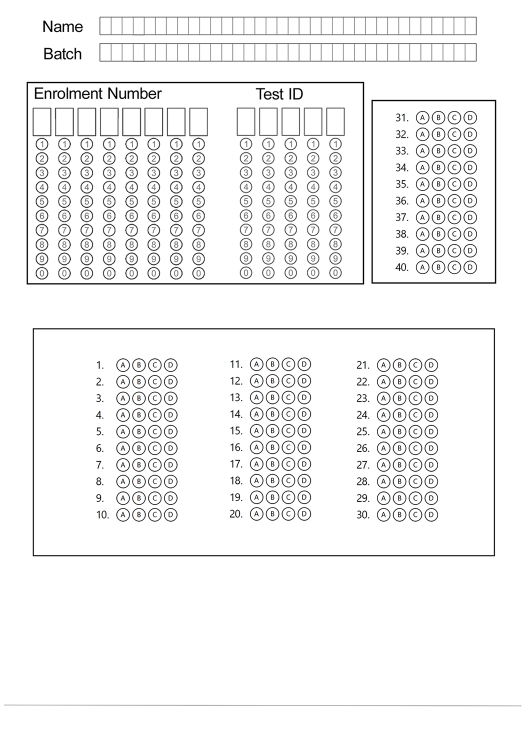
#> input picture scannerPython/OMR_sheet_blank.jpg, 1050 x 1485 px (shown at 1/2 size); its folder holds only this picture in this run
$ python -i main.py   (imports and definitions only)
#> lines starting #> are read from the running program, lines starting #| are printed output that depends on the picture; after the words box and inside, x2 and y2 are one past the last pixel; in counts of white or black regions, pixels touching at a corner belong together; pictures that were not available may be replaced by others from this repository, and a replacement may not be noted
### app/src/main/python/utilities.py
import cv2
import numpy as np


def rectContours(contours):
    rectCont = []
    for i in contours:
        area = cv2.contourArea(i)
        # print("Area", area)

        if 800 < area < 640000:
            peri = cv2.arcLength(i, True)
            approx = cv2.approxPolyDP(i, 0.02 * peri, True)
            if len(approx == 4):
                rectCont.append(i)
    rectCont = sorted(rectCont, key=cv2.contourArea, reverse=True)
    return rectCont


def contourPoints(contour):
    peri = cv2.arcLength(contour, True)
    approx = cv2.approxPolyDP(contour, 0.02 * peri, True)
    return approx


# [59 lines left out: functions reorder, wrapping, splitAnswer, splitEnrollment, splitTest, not called in this run]

### app/src/main/python/main.py
import cv2
import numpy as np
import base64
import utilities
import os
import io
import PIL.Image as Image

def startScanning(data):
    path ="/storage/emulated/0/Android/data/com.Project.OMRReader/files/Pictures/omrfilled" + str(data%2+1) + ".jpg"
    width = 800
    height = 950
    questions = 5
    choices = 4

    print(path)
#> (printed output is left out)
    # [12 lines of commented-out code are left out]

    img = cv2.imread(path)
#> img is the input picture: shape (1485, 1050, 3); mean B, G, R 243.2, 243.2, 243.2
    print(type(img),img.shape)
#| <class 'numpy.ndarray'> (1485, 1050, 3)
    #print(img.shape)
    imgResized = cv2.resize(img, (width, height))
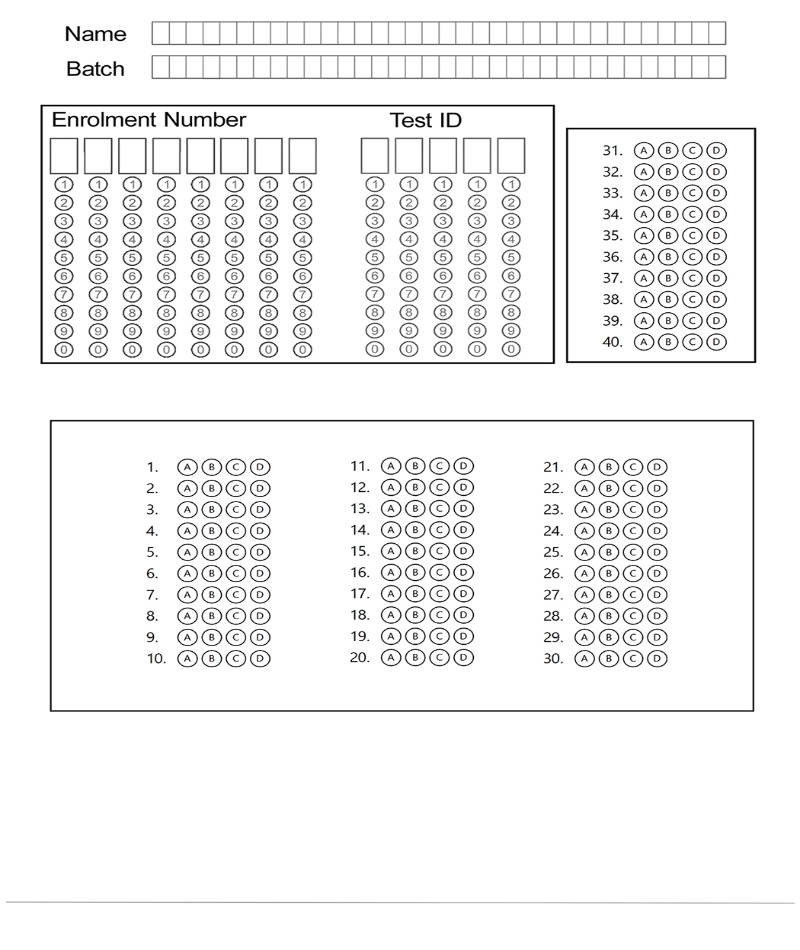
#> imgResized: shape (950, 800, 3); mean B, G, R 243.1, 243.1, 243.1

    imgContours = cv2.resize(img, (width, height)).copy()
    # imgAnswerContours = cv2.resize(img, (width, height)).copy()
    imgGray = cv2.cvtColor(img, cv2.COLOR_BGR2GRAY)
    imgBlur = cv2.GaussianBlur(imgGray, (5, 5), 1)

    # [6 lines of commented-out code are left out]
    imgCanny = cv2.Canny(imgBlur, 10, 50)
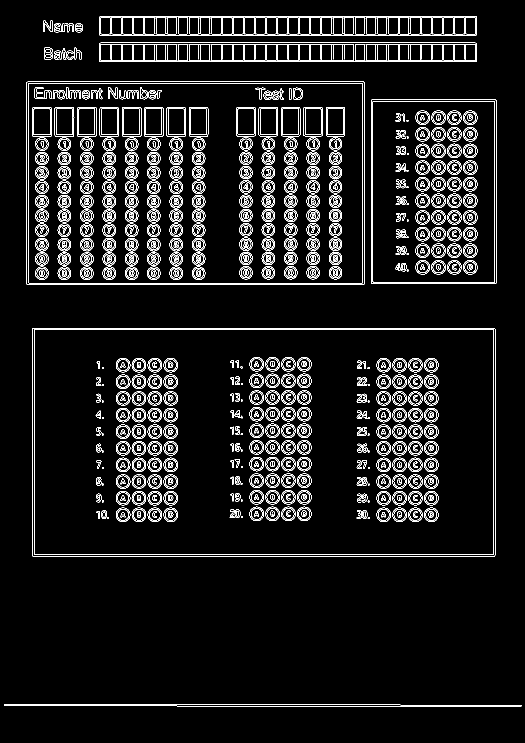
#> imgCanny: shape (1485, 1050) (shown at 1/2 size); 6.6% white in thin lines or dots
    imgCanny2 = cv2.resize(imgCanny, (width, height))
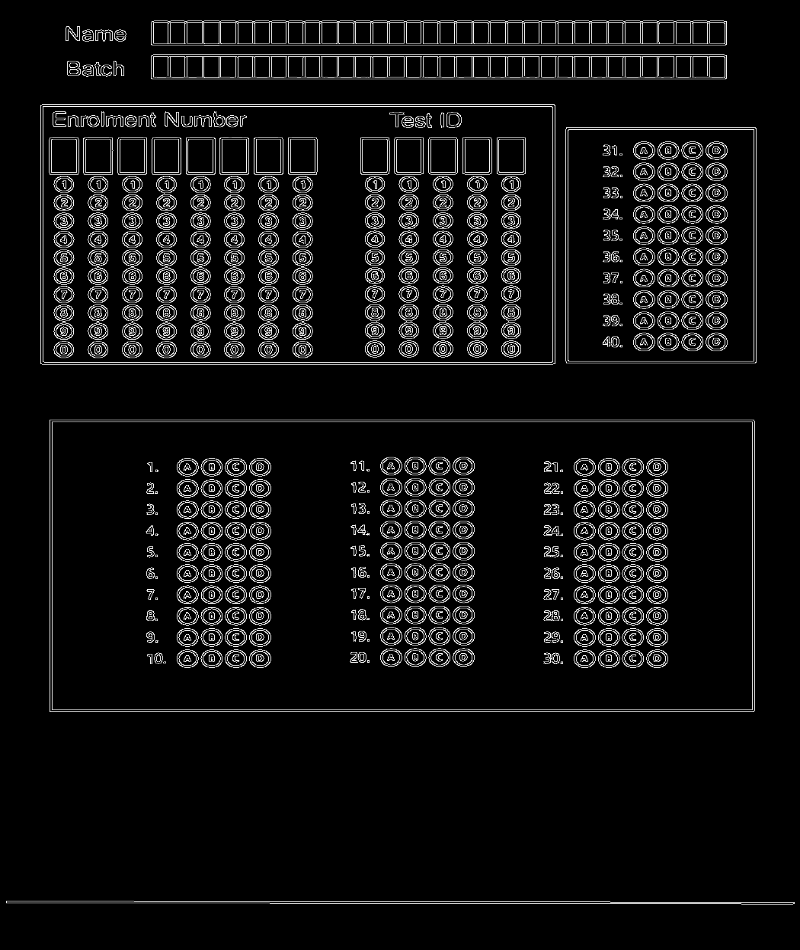
#> imgCanny2: shape (950, 800); min 0, max 255, mean 16.9
    # st = str(i)

    contours, hierarchy = cv2.findContours(
        imgCanny2, cv2.RETR_EXTERNAL, cv2.CHAIN_APPROX_NONE
    )
#> contours = 14 contours; largest, box (x1, y1, x2, y2) and area: (49, 419, 755, 712) 205860, (40, 104, 556, 365) 133895, (565, 127, 757, 364) 45072, (150, 54, 727, 80) 14395, (150, 20, 727, 46) 14326
    cv2.drawContours(imgContours, contours, -1, (0, 255, 0), 5)
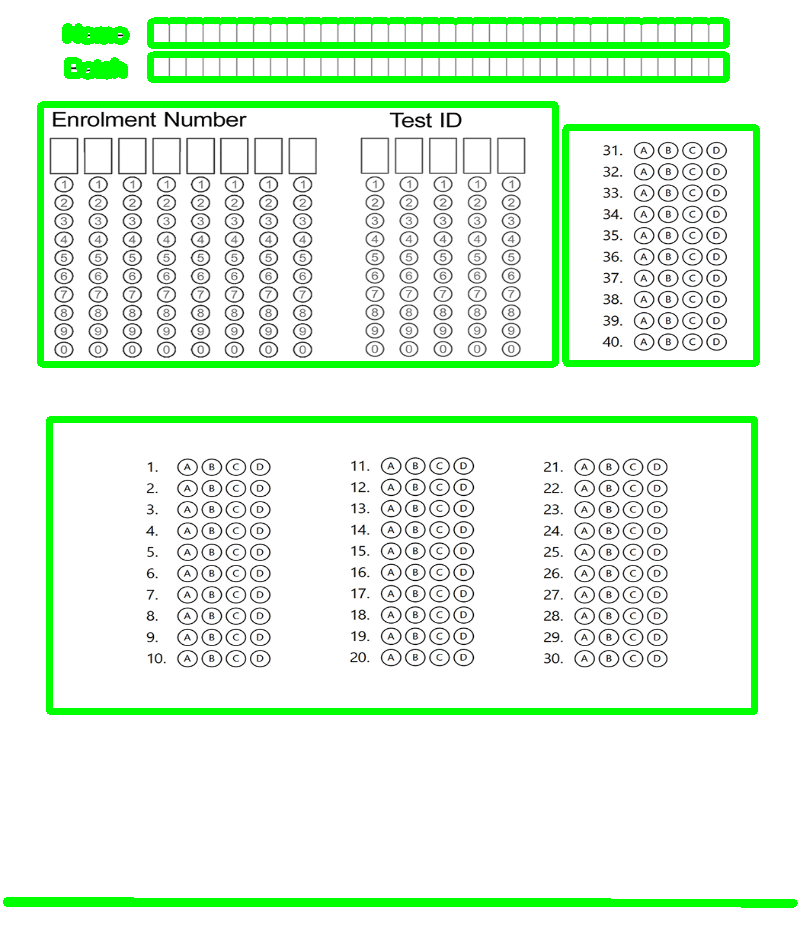
#> imgContours: shape (950, 800, 3); 7.48% of pixels changed, all inside (x1, y1, x2, y2) = (3, 17, 798, 908)
    # fetchin answer Contours
    rectangleCont = utilities.rectContours(contours)
#> the loop in rectContours, `for i in contours:` made 14 passes
#> (area, peri, approx) on passes 1, 2, 3, 4, 9, 14: (1573, 1581.7, [[6, 900], [794, 903]]), (205860, 1994, [[49, 419], [49, 711], [754, 711], [754, 419]]), (45072, 851.7, [[566, 127], [566, 363], [755, 363], [756, 128]]), (133895, 1547.7, [[40, 105], [40, 363], [555, 363], [554, 104]]), (14395, 1199.7, [[150, 55], [726, 78]]), (14325.5, 1226.4, [[150, 22], [726, 44]])
#> area on passes 5, 6, 7, 8, 10, 11: 111.5, 131.5, 91, 183, 119, 115
#> after the loop in rectContours, `for i in contours:`: rectCont = 6 contours; box (x1, y1, x2, y2) and area: (49, 419, 755, 712) 205860, (40, 104, 556, 365) 133895, (565, 127, 757, 364) 45072, (150, 54, 727, 80) 14395, (150, 20, 727, 46) 14326, (6, 900, 795, 905) 1573
#> rectangleCont has the same summary as rectCont in rectContours
    #print(len(rectangleCont))
    EnrollmentContour = utilities.contourPoints(rectangleCont[0])
#> in contourPoints, `peri = cv2.arcLength(contour, True)`: peri = 1994
#> in contourPoints, `approx = cv2.approxPolyDP(contour, 0.02 * peri, True)`: approx = [[49, 419], [49, 711], [754, 711], [754, 419]]
#> EnrollmentContour = [[49, 419], [49, 711], [754, 711], [754, 419]]
    TestidContour = utilities.contourPoints(rectangleCont[1])
#> TestidContour = [[40, 105], [40, 363], [555, 363], [554, 104]]
    Answer1Contour = utilities.contourPoints(rectangleCont[2])
#> Answer1Contour = [[566, 127], [566, 363], [755, 363], [756, 128]]
    Answer2Contour = utilities.contourPoints(rectangleCont[3])
#> Answer2Contour = [[150, 55], [726, 78]]
    Answer3Contour = utilities.contourPoints(rectangleCont[4])
#> Answer3Contour = [[150, 22], [726, 44]]
    Answer4Contour = utilities.contourPoints(rectangleCont[5])
#> Answer4Contour = [[6, 900], [794, 903]]
#> (the run stopped early here; a loop or call above may not have finished)

$ run again, on scannerPython/omrFilled.jpg
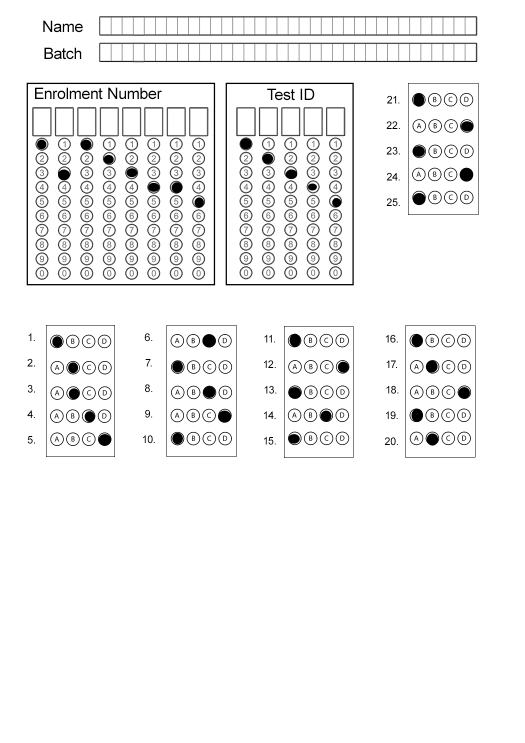
#> input picture scannerPython/omrFilled.jpg, 1050 x 1485 px (shown at 1/2 size)
#> (printed output is left out)
#> in startScanning, img is the input picture: shape (1485, 1050, 3); mean B, G, R 242.6, 242.6, 242.6
#| <class 'numpy.ndarray'> (1485, 1050, 3)
#> imgCanny: shape (1485, 1050); 5.4% white in thin lines or dots, all inside (x1, y1, x2, y2) = (53, 32, 958, 917)
#> contours = 63 contours, 13 with area under 20; largest, box (x1, y1, x2, y2) and area: (40, 105, 329, 366) 74877, (343, 105, 540, 366) 50960, (616, 416, 726, 586) 18421, (621, 105, 730, 276) 18360, (253, 415, 362, 586) 18359
#> in startScanning, `cv2.drawContours(imgContours, contours, -1, (0, 255, 0), 5)`:
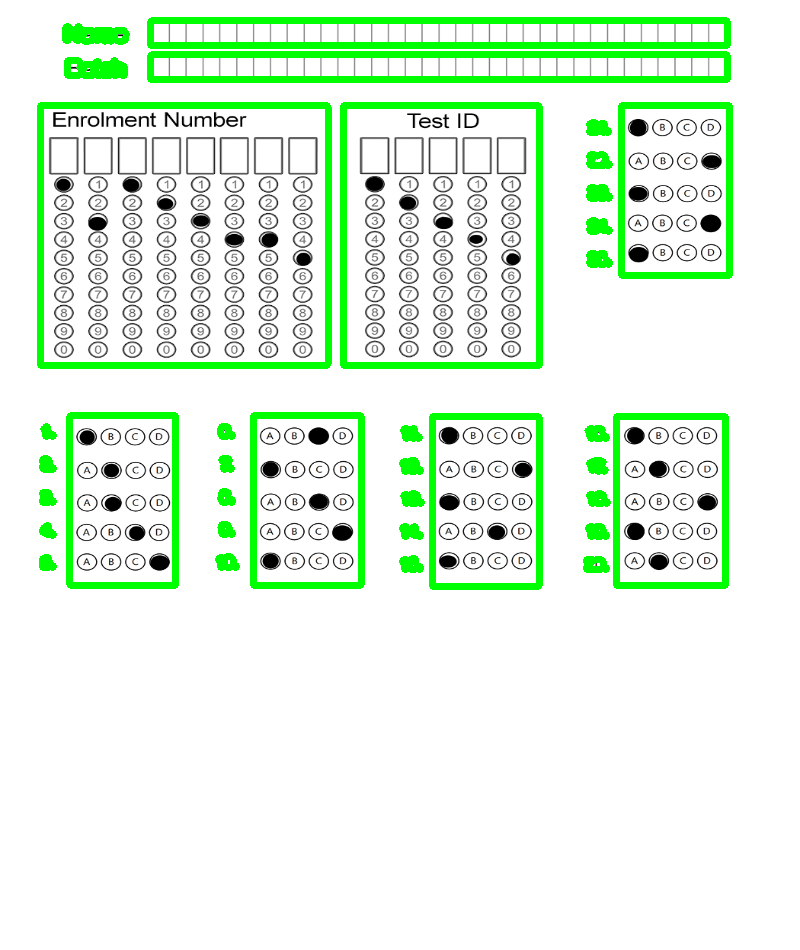
#> imgContours: shape (950, 800, 3); mean B, G, R 225.9, 246, 225.9
#> the loop in rectContours, `for i in contours:` made 63 passes
#> (area, peri, approx) on passes 41, 42, 43, 44, 53, 54: (18421, 556, [[616, 416], [616, 585], [725, 585], [725, 416]]), (18189, 552.8, [[432, 416], [432, 586], [538, 586], [539, 417]]), (18359, 554.8, [[253, 415], [253, 585], [360, 585], [361, 416]]), (18019, 550.8, [[70, 415], [69, 584], [175, 585], [175, 415]]), (18360, 556, [[621, 105], [621, 275], [729, 275], [729, 105]]), (50959.5, 911.4, [[343, 105], [343, 365], [539, 365], [539, 106]])
#> after the loop in rectContours, `for i in contours:`: rectCont = 9 contours; largest, box (x1, y1, x2, y2) and area: (40, 105, 329, 366) 74877, (343, 105, 540, 366) 50960, (616, 416, 726, 586) 18421, (621, 105, 730, 276) 18360, (253, 415, 362, 586) 18359
#> rectangleCont has the same summary as rectCont in rectContours
#> in contourPoints, `peri = cv2.arcLength(contour, True)`: peri = 1094.8
#> in contourPoints, `approx = cv2.approxPolyDP(contour, 0.02 * peri, True)`: approx = [[40, 105], [40, 365], [327, 365], [327, 105]]
#> in startScanning, `TestidContour = utilities.contourPoints(rectangleCont[1])`: TestidContour = [[343, 105], [343, 365], [539, 365], [539, 106]]
#> in startScanning, `Answer1Contour = utilities.contourPoints(rectangleCont[2])`: Answer1Contour = [[616, 416], [616, 585], [725, 585], [725, 416]]
#> in startScanning, `Answer2Contour = utilities.contourPoints(rectangleCont[3])`: Answer2Contour = [[621, 105], [621, 275], [729, 275], [729, 105]]
#> in startScanning, `Answer3Contour = utilities.contourPoints(rectangleCont[4])`: Answer3Contour = [[253, 415], [253, 585], [360, 585], [361, 416]]
#> in startScanning, `Answer4Contour = utilities.contourPoints(rectangleCont[5])`: Answer4Contour = [[432, 416], [432, 586], [538, 586], [539, 417]]
#> in startScanning, `Answer5Contour = utilities.contourPoints(rectangleCont[6])`: Answer5Contour = [[70, 415], [69, 584], [175, 585], [175, 415]]
#> myPoints = [[616, 416], [616, 585], [725, 585], [725, 416]]
#> add = [1032, 1201, 1310, 1141]
#> diff = [-200, -31, -140, -309]
#> in startScanning, `Answer1Contour = utilities.reorder(Answer1Contour)`: Answer1Contour = [[616, 416], [725, 416], [616, 585], [725, 585]]
#> in startScanning, `Answer2Contour = utilities.reorder(Answer2Contour)`: Answer2Contour = [[621, 105], [729, 105], [621, 275], [729, 275]]
#> in startScanning, `Answer3Contour = utilities.reorder(Answer3Contour)`: Answer3Contour = [[253, 415], [361, 416], [253, 585], [360, 585]]
#> in startScanning, `Answer4Contour = utilities.reorder(Answer4Contour)`: Answer4Contour = [[432, 416], [539, 417], [432, 586], [538, 586]]
#> in startScanning, `Answer5Contour = utilities.reorder(Answer5Contour)`: Answer5Contour = [[70, 415], [175, 415], [69, 584], [175, 585]]
#> in startScanning, `EnrollmentContour = utilities.reorder(EnrollmentContour)`: EnrollmentContour = [[40, 105], [327, 105], [40, 365], [327, 365]]
#> in startScanning, `TestidContour = utilities.reorder(TestidContour)`: TestidContour = [[343, 105], [539, 106], [343, 365], [539, 365]]
#> pt1 = [[616, 416], [725, 416], [616, 585], [725, 585]]
#> matrix = [[3.67, -2.15e-16, -2260.6], [3.14e-16, 2.81, -1169.2], [5.49e-19, -4.62e-18, 1]]
#> imgThresholdAnswer: shape (475, 400); 19.5% white; 38 white regions (2 under 20 px), largest, box (x1, y1, x2, y2) and area: (2, 0, 399, 475) 5047, (296, 215, 374, 266) 2989, (28, 299, 105, 348) 2971
#> imgThresholdAnswer: shape (475, 400); 20.4% white; 36 white regions, largest, box (x1, y1, x2, y2) and area: (1, 1, 400, 474) 6514, (291, 304, 371, 355) 3140, (25, 387, 103, 439) 3067
#> imgThresholdAnswer: shape (475, 400); 20.5% white; 36 white regions, largest, box (x1, y1, x2, y2) and area: (1, 0, 400, 474) 5992, (292, 298, 372, 350) 3196, (202, 31, 281, 81) 3064
#> imgThresholdAnswer: shape (475, 400); 20.2% white; 36 white regions, largest, box (x1, y1, x2, y2) and area: (1, 0, 400, 475) 6042, (24, 212, 104, 263) 3056, (23, 29, 101, 79) 2969
#> imgThresholdAnswer: shape (475, 400); 19.9% white; 36 white regions, largest, box (x1, y1, x2, y2) and area: (0, 1, 400, 475) 5979, (301, 386, 380, 436) 3035, (118, 131, 198, 180) 2930
#> imgThresholdAnswer: shape (475, 400); 21.4% white; 192 white regions (15 under 20 px), largest, box (x1, y1, x2, y2) and area: (0, 1, 400, 475) 5996, (67, 196, 95, 261) 917, (12, 58, 54, 127) 718
#> imgThresholdAnswer: shape (475, 400); 20.1% white; 114 white regions (5 under 20 px), largest, box (x1, y1, x2, y2) and area: (1, 0, 400, 475) 7812, (44, 129, 85, 160) 976, (113, 162, 154, 193) 963
#> in splitEnrollment, `rows = np.array_split(img, 10, 0)`: rows = 10 items
#> the loop in splitEnrollment, `for r in range(len(rows)):` made 10 passes
#> after the loop in splitEnrollment, `for r in range(len(rows)):`: boxes = 80 items
#> the loop in startScanning, `for image in enrollBoxes:` made 80 passes
#> after the loop in startScanning, `for image in enrollBoxes:`: col = 0; row = 10
#> in splitTest, `rows = np.array_split(img, 10, 0)`: rows = 10 items
#> the loop in splitTest, `for r in range(len(rows)):` made 10 passes
#> after the loop in splitTest, `for r in range(len(rows)):`: boxes = 50 items
#> the loop in startScanning, `for image in testIdBoxes:` made 50 passes
#> after the loop in startScanning, `for image in testIdBoxes:`: col = 0; pixelMat = [[0, 0, 1, 0, 0], [0, 0, 0, 0, 0], [0, 0, 0, 0, 0], [1, 1, 0, 0, 0], [0, 0, 1, 0, 0], [0, 0, 0, 0, 1], [0, 0, 0, 0, 0], [0, 0, 0, 0, 0], [0, 0, 0, 0, 0], [0, 0, 0, 0, 0]]; row = 10
#> the loop in startScanning, `for answers in imgThresholdAnswerArray:` made 5 passes
#> after the loop in startScanning, `for answers in imgThresholdAnswerArray:`:
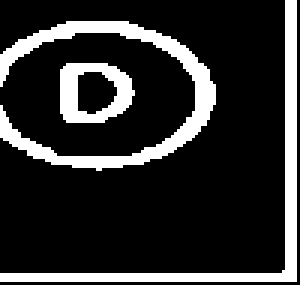
#> image: shape (95, 100) (shown 3 times larger); 18.3% white; 3 white regions, box (x1, y1, x2, y2) and area: (0, 7, 72, 57) 792, (0, 0, 99, 94) 662, (20, 21, 45, 41) 283
#> after the loop in startScanning, `for answers in imgThresholdAnswerArray:`: QuestionNumber = 26; responseSet = 25 items
#> result = 3 items
